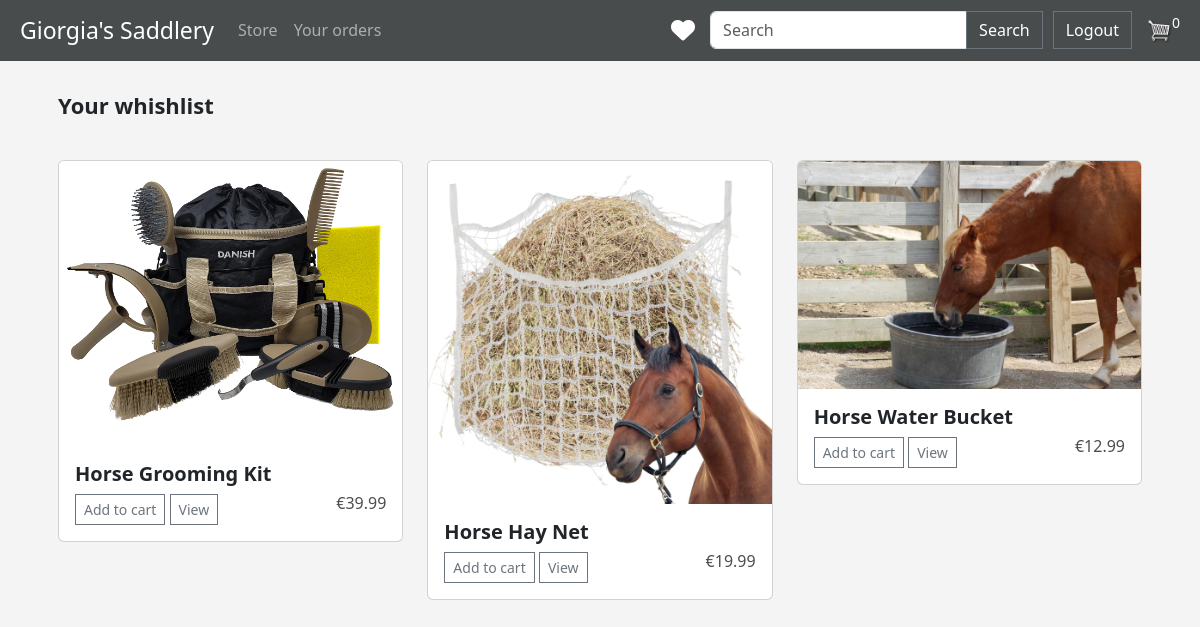
The app's page /likedProducts/ (signed in) with its own data.
### store/models.py (models this page shows, shortened)
class OrderModel(models.Model):
    customer = models.ForeignKey(CustomerModel, on_delete=models.SET_NULL, blank=True, null=True)
    date_order = models.DateTimeField(auto_now_add=True)
    complete = models.BooleanField(default=False, null=True, blank=True)
    transaction_id = models.CharField(max_length=5, null=True)
    def calculate_cart_items(self):
        orderitems = self.orderitemmodel_set.all()
        total = sum([item.quantity for item in orderitems])
        return total

class ProductModel(models.Model):
    name = models.CharField(max_length=200, null=True)
    price = models.FloatField()
    category = models.ForeignKey(CategoryModel, on_delete=models.SET_NULL, null=True)
    image = models.ImageField(null=True, blank=True)
    description = models.TextField(null=True, blank=True)
    numberOfLikes = models.IntegerField(default=0)
    @property
    def imageURL(self):   #senza questa funzione se ci fosse un prodotto senza immagine darebbe errore a tutta la pagina
        try:
            url = self.image.url
        except:
            url = ''
        return url

### store/views.py (the view)
# urls.py: path('likedProducts/', views.likedProducts, name='likedProducts'),
@login_required
def likedProducts(request):
    username = request.user.username
    products = LikedProducts.objects.filter(username=username)
    likedProd = ProductModel.objects.filter(id__in=products.values_list('productId', flat=True))
    if request.user.is_authenticated:
        customer = request.user.customermodel
        order, created = OrderModel.objects.get_or_create(customer=customer, complete=False)
        cart_items = order.calculate_cart_items
    return render(request, 'store/likedProducts.html', {
        'likedProducts': likedProd,
        'cart_items': cart_items,
    })

### store/templates/store/likedProducts.html
{% extends 'store/main.html' %}
{% load static %}
{% block content %}
<div class="px-3">
    <div class="py-2" style="margin-top: 20px; font-size: 22px;"><strong>Your whishlist</strong></div>
<div class="row">
    {% if not likedProducts %}
        No liked products yet!
    {% else %}
        {% for item in likedProducts %}
        <div class="col-md-4 col-sm-6" style="padding-top: 30px;">
          <div class="card" >
            <img src="{{item.imageURL}}" class="card-img-top" alt="...">
            <div class="card-body">
              <h5 class="card-title"> <strong>{{ item.name }}</strong></h5>
              <a href="#" class="btn btn-outline-secondary btn-sm add-btn update-cart" data-action="add" data-product="{{item.id}}">Add to cart</a>
              <a href="{% url 'detail' item.id %}" class="btn btn-outline-secondary btn-sm" > View </a>
              <h6 style="display: inline-block; float: right"> €{{item.price|floatformat:2}} </h6>
            </div>
          </div>
        </div>
        {% endfor %}
    {% endif %}
</div>
    </div>
{% endblock %}

### store/templates/store/main.html (shortened to what this page needs)
<!DOCTYPE html>
{% load static %}
<html lang="en">
<head>
    <link href="https://cdn.jsdelivr.net/npm/bootstrap@5.3.0-alpha3/dist/css/bootstrap.min.css" rel="stylesheet">
    <link rel="stylesheet" type="text/css" href="{% static 'css/main.css' %}">
</head>
<body>
<nav class="navbar navbar-expand-lg navbar-dark bg-dark" style="padding-right: 20px; padding-left: 20px;">
  <a class="navbar-brand" href="{% url 'store' %}" style="font-size: 23px;">  Giorgia's Saddlery </a>
  <div class="collapse navbar-collapse justify-content-between" id="navbarSupportedContent">
    <ul class="navbar-nav mr-auto">
      <li class="nav-item active">
        <a class="nav-link" href="{% url 'store' %}"> Store</a>
      </li>
      {% if request.user.is_authenticated %}
          <li class="nav-item ">
            <a class="nav-link" href="{% url 'orderHistory' %}"> Your orders</a>
          </li>
      {% endif%}
    </ul>
    <div class="form-inline my-2 my-lg-0 d-flex align-items-center">
        {% if request.user.is_authenticated %}
        <a href="{% url 'likedProducts' %}" style="text-decoration: none; margin-right: 15px" >
            <i class="fa-solid fa-heart fa-xl" style="color: white"></i>
        </a>
        {% endif %}
         <form class="form-inline my-2 my-lg-0" action="{% url 'search' %}" method=POST style="margin-right: 10px">
            <div class="input-group">
            <input class="form-control mr-sm-2" type="search" placeholder="Search" aria-label="Search" name="searched">
            <div class="input-group-append">
                <button class="btn btn-outline-secondary my-2 my-sm-0" type="submit" style="color: white">Search</button>
            </div>
            </div>
        </form>
        {% if request.user.is_authenticated %}
         		<a href="{% url 'logout' %}" class="btn btn-outline-secondary my-2 my-sm-0" type="submit" style="color: white">Logout</a>
        {% else %}
         		<a href="{% url 'login' %}" class="btn btn-outline-secondary my-2 my-sm-0" type="submit" style="color: white; margin-right: 10px;">Login</a>
                <a href="{% url 'register_user' %}" class="btn btn-outline-secondary my-2 my-sm-0" type="submit" style="color: white">Register</a>
        {% endif %}
        {% if request.user.is_authenticated %}
            <a href="{% url 'cart' %}">
                    <img  id="cart-icon" src="{% static 'images/cart.png' %}" >
            </a>
            <p id="cart-total" style="color:white; background-color: transparent; font-size: 14px;">{{cart_items}}</p>
        {% endif %}
    </div>
  </div>
</nav>
<div class="container" style="margin-bottom: 30px">
    {% block content%}
    {% endblock content%}
</div>
</body>
</html>

### static/css/main.css (style rules this page uses)
body { background-color: #f4f4f4; }
h1,h2,h3,h4,h5,h6 { color:hsl(0, 0%, 30%); }
.bg-dark { background-color: #494c4c !important; }
#cart-icon { width:25px; display: inline-block; margin-left: 15px; }
.btn { border-radius: 0; }

### store/templates/store/main.html (style rules this page uses)
body { background-color: #f4f4f4; }

### records on screen
OrderModel: id "0"
ProductModel: imageURL (picture), name "Horse Grooming Kit", price "39.99"
ProductModel: imageURL (picture), name "Horse Hay Net", price "19.99"
ProductModel: imageURL (picture), name "Horse Water Bucket", price "12.99"
